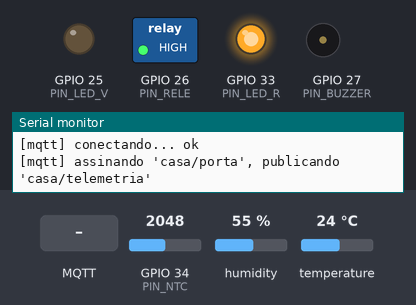
A sketch run on a simulated ESP32. Parts: switched loads named in the sketch (green lamp = pin HIGH), output pins drawn as LEDs (lit = HIGH), buzzer (waves = sounding, pin HIGH), the last lines printed to the serial monitor. Inputs (shaded band) come from the test bench; at power-on: GPIO 34 (PIN_NTC) = 2048, humidity 55 %, temperature 24 °C (analog values on the 0–4095 scale). WiFi joins after 1.5 s; servers stay silent unless stated; no MQTT or app messages arrive unless stated.

Above: at 3.1 s.
3.2 s: MQTT message "abrir" arrives on the first subscribed topic
At 4.2 s:
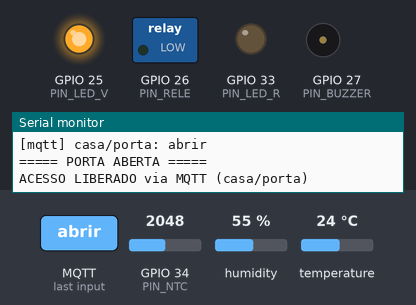
4.8 s: MQTT message "on" arrives on the first subscribed topic
At 5.5 s:
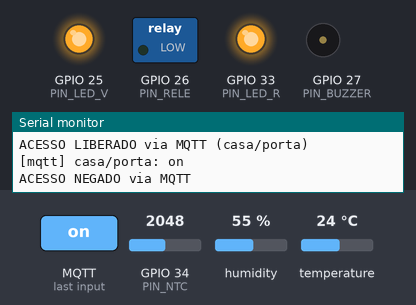
12.7 s: MQTT message "on" arrives on the first subscribed topic
At 13.9 s:
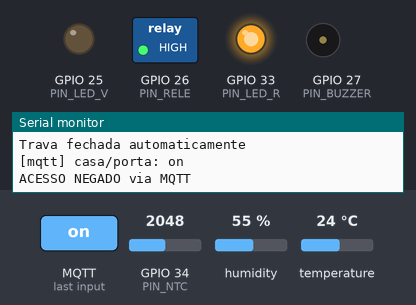
Timing chart, 0 to 15.7 s (numbered marks = the images above; inputs shaded):
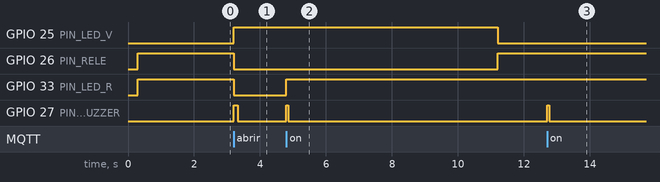

The sketch:

firmware_esp32.ino
```cpp
/*
 * firmware_esp32.ino  (v3) — "Fechadura/Camera IoT" — Seminario G6
 * =========================================================================
 * Equivalente FISICO do dispositivo_iot.py (v3). Canais + telemetria:
 *   1) HTTP : painel web com login (admin/admin)  -> alvo do brute force (hydra)
 *   2) MQTT : assina 'casa/porta' (comando)  e  PUBLICA 'casa/telemetria'
 *             com leituras REAIS de DHT22 (temp+umid) e NTC 10k (temp).
 *
 * Ao "abrir" (login correto OU comando MQTT 'abrir'):
 *   MODO_ATUADOR=true  -> RELE + LED verde + BUZZER
 *   MODO_ATUADOR=false -> apenas Serial/pagina ("so tela")
 *
 * Novidades da v3 (a "virada" agora e CODIGO, nao so comentario):
 *   - #define MODO_SEGURO alterna entre INSEGURO (atos 1-2) e a DEFESA:
 *       MODO_SEGURO=true  -> MQTT sobre TLS (8883) + user/senha + senha forte
 *                            no painel + rate limiting (lockout) no login.
 *   - Rate limiting HTTP: apos MAX_FALHAS_LOGIN, o login responde 429 por LOCKOUT_MS.
 *
 * >>> Por padrao (MODO_SEGURO=false) e INSEGURO DE PROPOSITO
 *     (HTTP sem TLS, senha padrao, MQTT sem auth, sem rate limiting). <<<
 * Rede isolada, apenas contra o proprio dispositivo do grupo.
 *
 * -------------------------------------------------------------------------
 * DEPENDENCIAS (Arduino IDE):
 *   - Placa "ESP32 Dev Module" (core arduino-esp32)
 *   - PubSubClient (Nick O'Leary)                 -> MQTT
 *   - DHT sensor library (Adafruit) + Adafruit Unified Sensor  -> DHT22
 *   (WiFi.h e WebServer.h vem com o core do ESP32)
 *
 * RESSALVA: APIs mudam por versao do core/bibliotecas. Este e um ESQUELETO
 * a compilar/validar no SEU ambiente (nao foi compilado aqui). A leitura do
 * NTC depende do seu divisor e do coeficiente Beta — calibre com o seu sensor.
 * =========================================================================
 */

// ===================== MODO DA DEMO =====================
// false = INSEGURO (atos 1-2): HTTP sem TLS, senha padrao, MQTT 1883 anonimo, sem lockout.
// true  = VIRADA (defesa): MQTT sobre TLS (8883) + user/senha, senha forte e rate limiting.
#define MODO_SEGURO false

#include <WiFi.h>
#include <WebServer.h>
#include <PubSubClient.h>
#include <DHT.h>
#include <math.h>
#if MODO_SEGURO
  #include <WiFiClientSecure.h>          // TLS no cliente MQTT (virada)
#endif

// ===================== CONFIGURACAO (PREENCHER) =====================
const char* WIFI_SSID   = "<SSID_REDE_ISOLADA>";
const char* WIFI_PASS   = "<SENHA_WIFI>";

const char* MQTT_BROKER = "<IP_KALI>";     // broker mosquitto roda na Kali
const char* TOPIC_CMD   = "casa/porta";        // recebe comandos
const char* TOPIC_TEL   = "casa/telemetria";   // publica temp/umid
const char* MQTT_CLIENTID = "fechadura-g6";

const char* PAINEL_USER = "admin";

#if MODO_SEGURO
  // ---- Virada: canal e credenciais seguros ----
  const int   MQTT_PORT = 8883;                    // TLS
  const char* MQTT_USER = "iot_user";              // definido com mosquitto_passwd
  const char* MQTT_PASS = "<SENHA_DO_BROKER>";
  const char* PAINEL_PASS = "S3nh@-Forte-#2026";   // senha forte e unica
  // CA que assinou o certificado do broker (cole o conteudo de ca.crt):
  static const char* CA_CERT = R"EOF(
-----BEGIN CERTIFICATE-----
<COLE_AQUI_O_CONTEUDO_DE_ca.crt_GERADO_NA_KALI>
-----END CERTIFICATE-----
)EOF";
  const int MAX_FALHAS_LOGIN = 5;                  // rate limiting ligado
#else
  // ---- Inseguro de proposito (atos 1-2) ----
  const int   MQTT_PORT = 1883;                    // sem TLS
  const char* PAINEL_PASS = "admin123";            // padrao/fraca de proposito
  const int MAX_FALHAS_LOGIN = 0;                  // 0 = sem rate limiting
#endif

const unsigned long LOCKOUT_MS = 30000;            // bloqueio de 30s ao estourar o limite

#define MODO_ATUADOR true                  // true=fisico, false=so tela

// ---- Pinos digitais/atuadores ----
const int PIN_RELE   = 26;   // "trava"
const int PIN_LED_V  = 25;   // verde (liberado)
const int PIN_LED_R  = 33;   // vermelho (negado) [opcional]
const int PIN_BUZZER = 27;   // buzzer ativo
const bool RELE_ATIVO_EM_LOW = true;       // muitos reles sao active-low

// ---- Sensores ----
const int  PIN_DHT   = 4;    // dado do DHT22
#define    DHT_TIPO    DHT22
const int  PIN_NTC   = 34;   // ADC1_CH6 (entrada analogica; use 32-39)

// Divisor do NTC: 3V3 --[ NTC ]--(PIN_NTC)--[ R_FIXO=10k ]-- GND
const float NTC_R_FIXO   = 10000.0;  // resistor fixo do divisor (10k)
const float NTC_R_NOMINAL= 10000.0;  // resistencia do NTC a 25C (10k)
const float NTC_BETA     = 3950.0;   // coeficiente Beta (tipico; calibrar)
const float NTC_T_NOMINAL= 25.0;     // temperatura nominal (C)
const float ADC_MAX      = 4095.0;   // ADC de 12 bits no ESP32

const unsigned long AUTO_RELOCK_MS = 8000;
const unsigned long TELEMETRIA_MS  = 3000; // publica a cada 3s
// ===================================================================

WebServer server(80);
#if MODO_SEGURO
  WiFiClientSecure netClient;   // TLS
#else
  WiFiClient       netClient;   // texto claro (demo)
#endif
PubSubClient mqtt(netClient);
DHT dht(PIN_DHT, DHT_TIPO);

bool          portaAberta = false;
unsigned long abertaDesde = 0;
unsigned long ultimaTel   = 0;
String        ultimoEvento = "Dispositivo iniciado (trancado)";
String        ultimaTentativa = "-";
unsigned long cntHttp = 0, cntFalhas = 0, cntInj = 0, cntBloqueios = 0;
float tDht = NAN, uDht = NAN, tNtc = NAN;

// rate limiting do login HTTP (ativo apenas no MODO_SEGURO)
int           falhasSeguidas = 0;
unsigned long bloqueadoAte   = 0;

// ---------------------- Atuadores ----------------------
void aplicarRele(bool aberto) {
#if MODO_ATUADOR
  int nAberto = RELE_ATIVO_EM_LOW ? LOW : HIGH;
  int nFechado= RELE_ATIVO_EM_LOW ? HIGH : LOW;
  digitalWrite(PIN_RELE, aberto ? nAberto : nFechado);
  digitalWrite(PIN_LED_V, aberto ? HIGH : LOW);
  digitalWrite(PIN_LED_R, aberto ? LOW  : HIGH);
  if (aberto) { digitalWrite(PIN_BUZZER, HIGH); delay(120); digitalWrite(PIN_BUZZER, LOW); }
#endif
}
void abrirPorta(const String& origem) {
  portaAberta = true; abertaDesde = millis();
  ultimoEvento = "ACESSO LIBERADO via " + origem;
  Serial.println("\n===== PORTA ABERTA =====\n" + ultimoEvento);
  aplicarRele(true);
}
void trancarPorta(const String& motivo) {
  portaAberta = false; ultimoEvento = motivo;
  Serial.println("\n----- PORTA TRANCADA -----\n" + motivo);
  aplicarRele(false);
}
void negarAcesso(const String& origem) {
  cntFalhas++; ultimoEvento = "ACESSO NEGADO via " + origem;
  Serial.println(ultimoEvento);
#if MODO_ATUADOR
  digitalWrite(PIN_LED_R, HIGH);
  digitalWrite(PIN_BUZZER, HIGH); delay(60); digitalWrite(PIN_BUZZER, LOW);
#endif
}

// ---------------------- Sensores ----------------------
float lerNtcC() {
  int adc = analogRead(PIN_NTC);
  if (adc <= 0 || adc >= (int)ADC_MAX) return NAN;
  // tensao -> resistencia do NTC (divisor com R_FIXO para GND)
  float rNtc = NTC_R_FIXO * ( (ADC_MAX / (float)adc) - 1.0 );
  // equacao Beta -> Kelvin -> Celsius
  float tK = 1.0 / ( (1.0/(NTC_T_NOMINAL+273.15)) +
                     (1.0/NTC_BETA) * log(rNtc/NTC_R_NOMINAL) );
  return tK - 273.15;
}
void lerSensores() {
  float t = dht.readTemperature();
  float u = dht.readHumidity();
  if (!isnan(t)) tDht = t;
  if (!isnan(u)) uDht = u;
  float n = lerNtcC();
  if (!isnan(n)) tNtc = n;
}

// ---------------------- Painel web ----------------------
String pagina() {
  String estado = portaAberta ? "ABERTA" : "TRANCADA";
  String h = "<!DOCTYPE html><html lang='pt-BR'><head><meta charset='UTF-8'>";
  h += "<meta http-equiv='refresh' content='2'>";  // atualiza sozinho (leve)
  h += "<title>Camera IoT</title></head><body style='font-family:sans-serif;max-width:520px;margin:32px auto'>";
  h += "<h1>Painel da Camera IoT</h1>";
  h += "<p>Estado: <b>" + estado + "</b></p>";
  h += "<p style='color:#555'>" + ultimoEvento + "</p>";
  h += "<p>DHT22: <b>" + String(tDht,1) + " C</b> / <b>" + String(uDht,1) + " %</b>";
  h += " &nbsp; NTC: <b>" + String(tNtc,1) + " C</b></p>";
  h += "<p>Tentativas HTTP: " + String(cntHttp) + " | falhas: " + String(cntFalhas)
       + " | injecoes MQTT: " + String(cntInj) + " | bloqueios: " + String(cntBloqueios) + "</p>";
  h += "<p><b>Ultima tentativa:</b> <code>" + ultimaTentativa + "</code></p>";
  h += "<form method='POST' action='/login'>";
  h += "Usuario:<br><input name='usuario' value='admin'><br><br>";
  h += "Senha:<br><input name='senha' value='admin123'><br><br>";
  h += "<button type='submit'>Enviar dados</button></form>";
  h += "<p style='font-size:12px;color:#999'>Demo educacional - HTTP sem TLS.</p>";
  h += "</body></html>";
  return h;
}
void handleRoot()   { server.send(200, "text/html", pagina()); }
void handleStatus() {
  String s = "estado=" + String(portaAberta?"ABERTA":"TRANCADA") + "\n";
  s += "temp_dht=" + String(tDht,1) + "\numid_dht=" + String(uDht,1)
     + "\ntemp_ntc=" + String(tNtc,1) + "\n";
  server.send(200, "text/plain", s);
}
void handleLogin() {
  cntHttp++;
  // rate limiting: se bloqueado, responde 429 sem processar (defesa anti-brute-force)
  if (MAX_FALHAS_LOGIN > 0 && millis() < bloqueadoAte) {
    cntBloqueios++;
    server.send(429, "text/html",
      "<h1 style='color:#b4442e'>MUITAS TENTATIVAS</h1><p>IP bloqueado. Tente mais tarde.</p>");
    return;
  }
  String u = server.hasArg("usuario") ? server.arg("usuario") : "";
  String p = server.hasArg("senha")   ? server.arg("senha")   : "";
  ultimaTentativa = "HTTP usuario=" + u + " senha=" + p;   // exposto (HTTP)
  if (u == PAINEL_USER && p == PAINEL_PASS) {
    falhasSeguidas = 0;
    abrirPorta("HTTP/login (usuario=" + u + ")");
    server.send(200, "text/html",
      "<h1 style='color:#2e7d5b'>ACESSO LIBERADO</h1><a href='/'>voltar</a>");
  } else {
    negarAcesso("HTTP/login");
    // conta a falha e, atingindo o limite, aplica bloqueio temporario
    if (MAX_FALHAS_LOGIN > 0 && ++falhasSeguidas >= MAX_FALHAS_LOGIN) {
      bloqueadoAte = millis() + LOCKOUT_MS;
      falhasSeguidas = 0;
      Serial.printf("[sec] rate limit: bloqueio de %lus por brute force\n", LOCKOUT_MS/1000);
    }
    server.send(401, "text/html",
      "<h1 style='color:#b4442e'>ACESSO NEGADO</h1><p>Senha incorreta.</p><a href='/'>voltar</a>");
  }
}

// ---------------------- MQTT ----------------------
void onMqtt(char* topic, byte* payload, unsigned int len) {
  String msg; for (unsigned int i=0;i<len;i++) msg += (char)payload[i];
  msg.trim(); msg.toLowerCase();
  Serial.printf("[mqtt] %s: %s\n", topic, msg.c_str());
  if (msg=="abrir"||msg=="open"||msg=="1"||msg=="unlock") {
    cntInj++; abrirPorta(String("MQTT (")+topic+")");
  } else if (msg=="fechar"||msg=="close"||msg=="0"||msg=="lock") {
    trancarPorta("Comando MQTT: fechar");
  } else { negarAcesso("MQTT"); }
}
void reconectarMqtt() {
  int t=0;
  while (!mqtt.connected() && t<3) {
    Serial.print("[mqtt] conectando... ");
#if MODO_SEGURO
    bool ok = mqtt.connect(MQTT_CLIENTID, MQTT_USER, MQTT_PASS);  // TLS + auth (virada)
#else
    bool ok = mqtt.connect(MQTT_CLIENTID);                        // sem auth (demo)
#endif
    if (ok) {
      Serial.println("ok");
      mqtt.subscribe(TOPIC_CMD);
      Serial.printf("[mqtt] assinando '%s', publicando '%s'\n", TOPIC_CMD, TOPIC_TEL);
    } else { Serial.printf("rc=%d\n", mqtt.state()); t++; delay(1500); }
  }
}
void publicarTelemetria() {
  char buf[96];
  snprintf(buf, sizeof(buf),
    "{\"temp_dht\":%.1f,\"umid_dht\":%.1f,\"temp_ntc\":%.1f}", tDht, uDht, tNtc);
  mqtt.publish(TOPIC_TEL, buf);
}

// ---------------------- setup / loop ----------------------
void setup() {
  Serial.begin(115200); delay(300);
#if MODO_ATUADOR
  pinMode(PIN_RELE,OUTPUT); pinMode(PIN_LED_V,OUTPUT);
  pinMode(PIN_LED_R,OUTPUT); pinMode(PIN_BUZZER,OUTPUT);
#endif
  analogReadResolution(12);         // ADC 12 bits
  dht.begin();
  trancarPorta("Dispositivo iniciado (trancado)");

  Serial.printf("[wifi] conectando em %s ...\n", WIFI_SSID);
  WiFi.mode(WIFI_STA); WiFi.begin(WIFI_SSID, WIFI_PASS);
  while (WiFi.status()!=WL_CONNECTED){ delay(400); Serial.print("."); }
  Serial.print("\n[wifi] IP do dispositivo: "); Serial.println(WiFi.localIP());

  server.on("/", handleRoot);
  server.on("/index.html", handleRoot);
  server.on("/status", handleStatus);
  server.on("/login", HTTP_POST, handleLogin);
  server.begin();
  Serial.println("[http] painel na porta 80 (POST /login)");

#if MODO_SEGURO
  netClient.setCACert(CA_CERT);   // valida o certificado do broker (TLS)
  Serial.println("[sec] MODO_SEGURO: MQTT sobre TLS (8883) + auth + senha forte + rate limiting");
#else
  Serial.println("[sec] MODO INSEGURO (demo): HTTP sem TLS, MQTT 1883 anonimo, sem rate limiting");
#endif
  mqtt.setServer(MQTT_BROKER, MQTT_PORT);
  mqtt.setCallback(onMqtt);
  reconectarMqtt();
}
void loop() {
  server.handleClient();
  if (!mqtt.connected()) reconectarMqtt();
  mqtt.loop();

  if (millis() - ultimaTel > TELEMETRIA_MS) {
    ultimaTel = millis();
    lerSensores();
    publicarTelemetria();
  }
  if (portaAberta && AUTO_RELOCK_MS>0 && millis()-abertaDesde > AUTO_RELOCK_MS)
    trancarPorta("Trava fechada automaticamente");
}

/* =========================================================================
 * VIRADA (DEFESA) — como ativar
 *   1) Troque no topo:  #define MODO_SEGURO true
 *   2) Cole em CA_CERT o conteudo do ca.crt gerado na Kali (kali/04 ou harden.sh),
 *      e defina MQTT_USER / MQTT_PASS iguais aos do broker.
 *   3) Recompile e regrave. O firmware passa a:
 *        - conectar em MQTT 8883 sobre TLS, validando o certificado do broker;
 *        - autenticar no broker (rejeita injecao anonima do mosquitto_pub);
 *        - exigir a senha forte no painel (barra o hydra);
 *        - aplicar rate limiting no login (429 apos MAX_FALHAS_LOGIN).
 *   OBS: o painel continua em HTTP; para HTTPS de servidor no ESP32, use um
 *        proxy TLS ou lib de servidor seguro (fora do escopo deste esqueleto).
 *   RESSALVA: esqueleto a compilar/validar no seu core arduino-esp32.
 * ========================================================================= */
```

Measured:
- after the input at 3.2 s, GPIO 25 (PIN_LED_V): LOW → HIGH at once; GPIO 26 (PIN_RELE), GPIO 33 (PIN_LED_R): HIGH → LOW at once; GPIO 27 (PIN_BUZZER): LOW → HIGH at once, → LOW 0.12 s later
- after the input at 4.8 s, GPIO 33 (PIN_LED_R): LOW → HIGH after 0.00 s instead of 6.4 s; GPIO 27 (PIN_BUZZER): LOW → HIGH at once, → LOW 0.06 s later
- after the input at 12.7 s, GPIO 27 (PIN_BUZZER): LOW → HIGH at once, → LOW 0.06 s later
